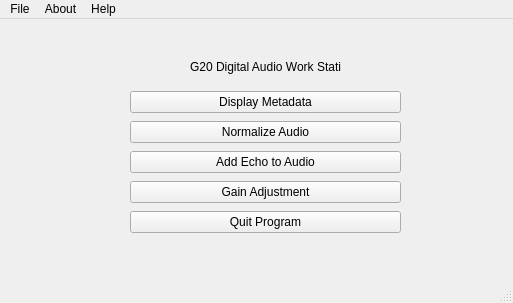
<?xml version="1.0" encoding="UTF-8"?>
<ui version="4.0">
 <class>MainMenu</class>
 <widget class="QMainWindow" name="MainMenu">
  <property name="geometry">
   <rect>
    <x>0</x>
    <y>0</y>
    <width>513</width>
    <height>303</height>
   </rect>
  </property>
  <property name="windowTitle">
   <string>MainMenu</string>
  </property>
  <widget class="QWidget" name="centralwidget">
   <widget class="QWidget" name="verticalLayoutWidget">
    <property name="geometry">
     <rect>
      <x>130</x>
      <y>70</y>
      <width>271</width>
      <height>151</height>
     </rect>
    </property>
    <layout class="QVBoxLayout" name="verticalLayout_2">
     <item>
      <widget class="QPushButton" name="pushButton">
       <property name="text">
        <string>Display Metadata</string>
       </property>
       <property name="checkable">
        <bool>false</bool>
       </property>
       <property name="autoDefault">
        <bool>false</bool>
       </property>
       <property name="default">
        <bool>false</bool>
       </property>
       <property name="flat">
        <bool>false</bool>
       </property>
      </widget>
     </item>
     <item>
      <widget class="QPushButton" name="pushButton_2">
       <property name="text">
        <string>Normalize Audio</string>
       </property>
      </widget>
     </item>
     <item>
      <widget class="QPushButton" name="pushButton_3">
       <property name="text">
        <string>Add Echo to Audio</string>
       </property>
      </widget>
     </item>
     <item>
      <widget class="QPushButton" name="pushButton_4">
       <property name="text">
        <string>Gain Adjustment</string>
       </property>
      </widget>
     </item>
     <item>
      <widget class="QPushButton" name="pushButton_5">
       <property name="text">
        <string>Quit Program</string>
       </property>
      </widget>
     </item>
    </layout>
   </widget>
   <widget class="QLabel" name="label">
    <property name="geometry">
     <rect>
      <x>190</x>
      <y>40</y>
      <width>151</width>
      <height>16</height>
     </rect>
    </property>
    <property name="text">
     <string>G20 Digital Audio Work Station</string>
    </property>
   </widget>
  </widget>
  <widget class="QMenuBar" name="menubar">
   <property name="geometry">
    <rect>
     <x>0</x>
     <y>0</y>
     <width>513</width>
     <height>21</height>
    </rect>
   </property>
   <widget class="QMenu" name="menuFile">
    <property name="title">
     <string>File</string>
    </property>
    <addaction name="actionOpen_File"/>
    <addaction name="actionSave_File"/>
    <addaction name="actionSave_As"/>
   </widget>
   <widget class="QMenu" name="menuHelp">
    <property name="title">
     <string>Help</string>
    </property>
   </widget>
   <widget class="QMenu" name="menuInfo">
    <property name="title">
     <string>About</string>
    </property>
    <addaction name="actionAbout_Program"/>
    <addaction name="actionAbout_Creators"/>
    <addaction name="separator"/>
    <addaction name="actionAbout_Qt"/>
   </widget>
   <addaction name="menuFile"/>
   <addaction name="menuInfo"/>
   <addaction name="menuHelp"/>
  </widget>
  <widget class="QStatusBar" name="statusbar"/>
  <action name="actionOpen_File">
   <property name="icon">
    <iconset resource="Icons.qrc">
     <normaloff>:/Open.png</normaloff>:/Open.png</iconset>
   </property>
   <property name="text">
    <string>Open File</string>
   </property>
   <property name="toolTip">
    <string>Opens File</string>
   </property>
   <property name="shortcut">
    <string>Ctrl+O</string>
   </property>
  </action>
  <action name="actionSave_File">
   <property name="icon">
    <iconset resource="Icons.qrc">
     <normaloff>:/Images/Save.png</normaloff>:/Images/Save.png</iconset>
   </property>
   <property name="text">
    <string>Save File</string>
   </property>
   <property name="shortcut">
    <string>Ctrl+S</string>
   </property>
  </action>
  <action name="actionSave_As">
   <property name="icon">
    <iconset resource="Icons.qrc">
     <normaloff>:/Images/Save As.png</normaloff>:/Images/Save As.png</iconset>
   </property>
   <property name="text">
    <string>Save As</string>
   </property>
   <property name="shortcut">
    <string>Ctrl+W</string>
   </property>
  </action>
  <action name="actionAbout_Program">
   <property name="text">
    <string>About Program</string>
   </property>
  </action>
  <action name="actionAbout_Creators">
   <property name="text">
    <string>About Creators</string>
   </property>
  </action>
  <action name="actionAbout_Qt">
   <property name="icon">
    <iconset resource="Icons.qrc">
     <normaloff>:/qt-logo.png</normaloff>:/qt-logo.png</iconset>
   </property>
   <property name="text">
    <string>About Qt</string>
   </property>
  </action>
 </widget>
 <resources>
  <include location="Icons.qrc"/>
 </resources>
 <connections/>
</ui>
